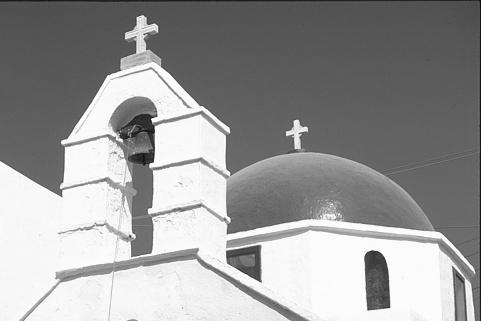
#> input picture HW1/Images/Task3/Church.jpg, 481 x 321 px; its folder holds only this picture in this run
$ jupyter execute task3.ipynb   (older library calls are emulated)
#> lines starting #> are read from the running program, lines starting #| are printed output that depends on the picture; after the words box and inside, x2 and y2 are one past the last pixel; in counts of white or black regions, pixels touching at a corner belong together
[cell 1]
import numpy as np
import matplotlib.pyplot as plt
from skimage import io, color, filters, feature
from scipy import ndimage
import os
import cv2

[cell 2]
def Canny_Edge_detector(org_img):
    return feature.canny(org_img)


def sobel_edge_detector(image,threshold):
    # Apply Sobel operator
    sobel_x = cv2.Sobel(image, cv2.CV_64F, 1, 0, ksize=3)
    sobel_y = cv2.Sobel(image, cv2.CV_64F, 0, 1, ksize=3)

    # Calculate gradient magnitude
    magnitude = np.sqrt(sobel_x**2 + sobel_y**2)

    # Apply a threshold to identify edges
    edges = magnitude > threshold

    return edges

def any_neighbor_zero(img, i, j):
    for k in range(-1,2):
      for l in range(-1,2):
         if img[i+k, j+l] == 0:
            return True
    return False

def zero_crossing(img):
    img[img > 0] = 1
    img[img < 0] = 0
    out_img = np.zeros(img.shape)
    for i in range(1,img.shape[0]-1):
        for j in range(1,img.shape[1]-1):
            if img[i,j] > 0 and any_neighbor_zero(img, i, j):
                out_img[i,j] = 255
    return out_img


imges = os.listdir('./Images/Task3')
thresholds = [55,80,55]
sigmas = [2,2,2]
index = 0;
for img in imges:
    if img.endswith('.jpg'):
        # Display the results
        image= io.imread(f'./Images/Task3/{img}')
#> image is the input picture: shape (321, 481); min 11, max 255, mean 153.3
        if image.ndim == 3:
            gray_image = color.rgb2gray(image)
        else:
            gray_image = image
        fig, axes = plt.subplots(2, 2, figsize=(12, 12))
        ax = axes.ravel()
        ax[0].imshow(gray_image, cmap='gray')
        ax[0].set_title('Original Image')

        ax[1].imshow(Canny_Edge_detector(gray_image), cmap='gray')
#> in Canny_Edge_detector, `return feature.canny(org_img)`:
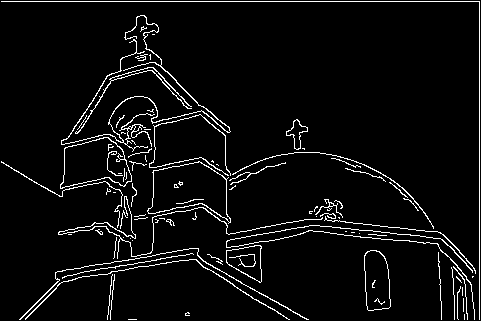
#> returned value: shape (321, 481) bool; 4.9% white in thin lines or dots
        ax[1].set_title('Canny Edge Detection')

        ax[2].imshow(sobel_edge_detector(image,thresholds[index]), cmap='gray')
#> in sobel_edge_detector, `sobel_x = cv2.Sobel(image, cv2.CV_64F, 1, 0, ksize=3)`:
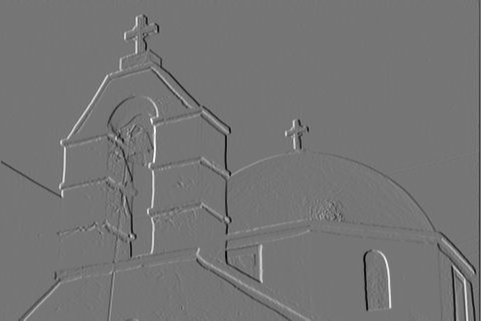
#> sobel_x: shape (321, 481) float64; min -755, max 878, mean -1.9; drawn with min black and max white
#> in sobel_edge_detector, `sobel_y = cv2.Sobel(image, cv2.CV_64F, 0, 1, ksize=3)`:
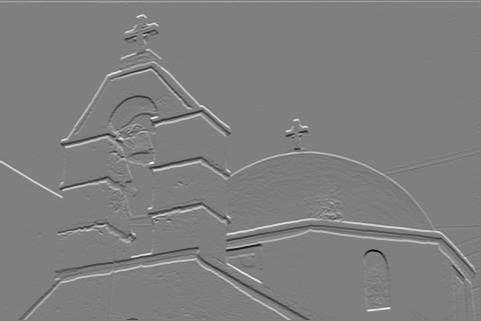
#> sobel_y: shape (321, 481) float64; min -833, max 835, mean 4.5; drawn with min black and max white
#> in sobel_edge_detector, `magnitude = np.sqrt(sobel_x**2 + sobel_y**2)`:
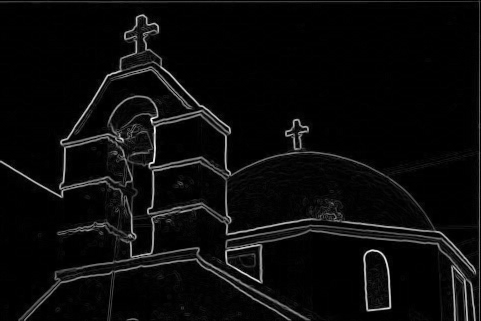
#> magnitude: shape (321, 481) float64; min 0, max 913.9, mean 40; drawn with min black and max white
#> in sobel_edge_detector, `edges = magnitude > threshold`:
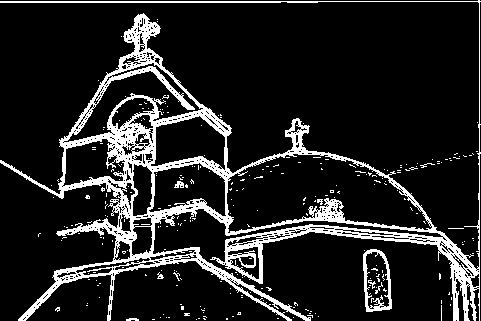
#> edges: shape (321, 481) bool; 13.5% white; 265 white regions (255 under 20 px), largest, box (x1, y1, x2, y2) and area: (0, 0, 481, 321) 19218, (363, 249, 392, 312) 581, (174, 181, 184, 188) 47
        ax[2].set_title(f'Sobel Edge Detection with threshold={thresholds[index]}')

        result= ndimage.gaussian_laplace(gray_image,sigmas[index])
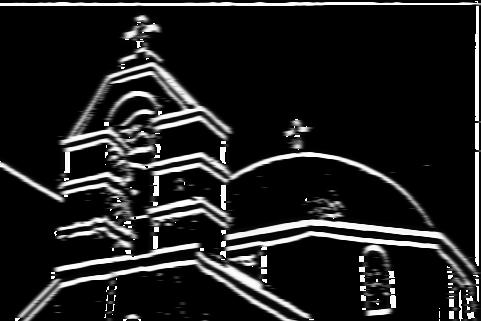
#> result: shape (321, 481); min 0, max 255, mean 31.9
        zeroCross = zero_crossing(result)
#> in zero_crossing, `img[img > 0] = 1`:
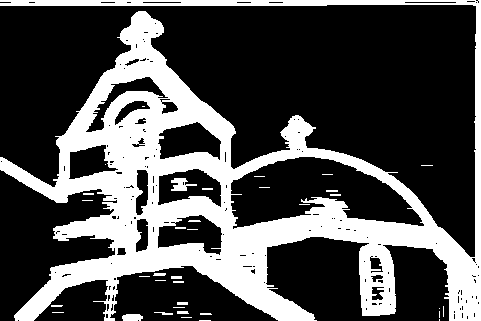
#> img: shape (321, 481); values 0 (black) and 1 (white), 30.5% white; 36 white regions (19 under 20 px), largest, box (x1, y1, x2, y2) and area: (0, 0, 481, 321) 46156, (171, 178, 197, 191) 188, (122, 314, 143, 321) 130
#> after the loop in zero_crossing, `for i in range(1,img.shape[0]-1):`:
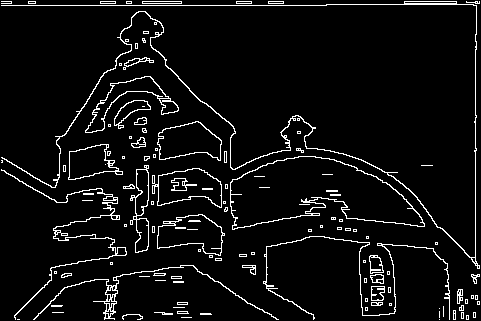
#> out_img: shape (321, 481) float64; 5.8% white in thin lines or dots
        ax[3].imshow(zeroCross, cmap='gray')
        ax[3].set_title(f'Gaussian-Laplace Edge Detection with sigma={sigmas[index]}')


        for a in ax:
            a.axis('off')

        plt.tight_layout()
        plt.show()
        index +=1
